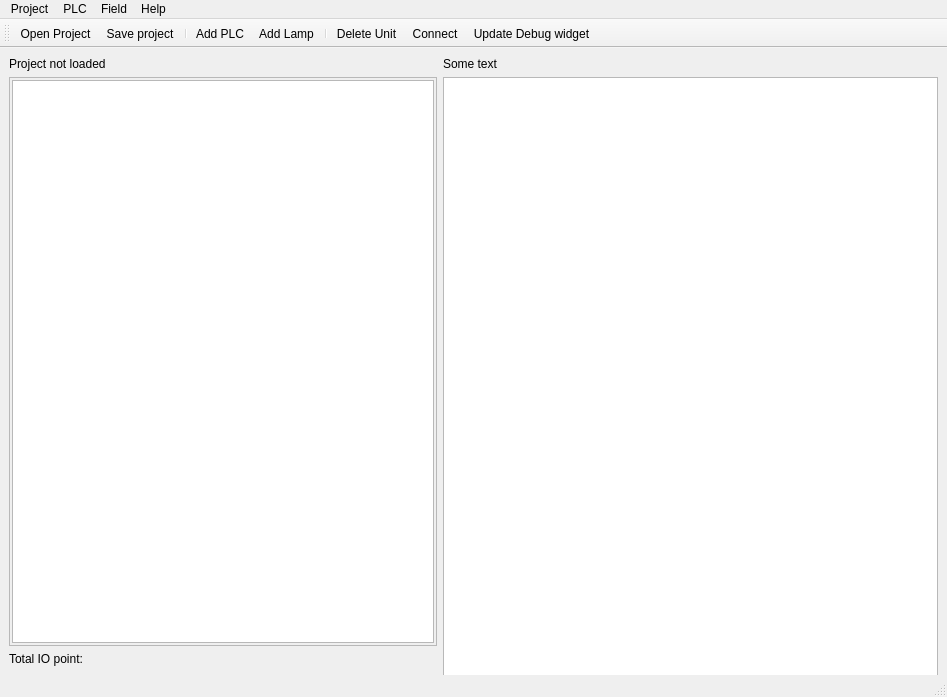
<?xml version="1.0" encoding="UTF-8"?>
<ui version="4.0">
 <class>MainWindow</class>
 <widget class="QMainWindow" name="MainWindow">
  <property name="geometry">
   <rect>
    <x>0</x>
    <y>0</y>
    <width>947</width>
    <height>697</height>
   </rect>
  </property>
  <property name="minimumSize">
   <size>
    <width>947</width>
    <height>697</height>
   </size>
  </property>
  <property name="windowTitle">
   <string>PLC simulation environment</string>
  </property>
  <widget class="QWidget" name="centralwidget">
   <layout class="QHBoxLayout" name="horizontalLayout">
    <item>
     <layout class="QVBoxLayout" name="verticalLayout">
      <property name="sizeConstraint">
       <enum>QLayout::SetDefaultConstraint</enum>
      </property>
      <item>
       <widget class="QLabel" name="label_project_name">
        <property name="text">
         <string>Project not loaded</string>
        </property>
       </widget>
      </item>
      <item>
       <widget class="QScrollArea" name="scrollArea">
        <property name="frameShadow">
         <enum>QFrame::Plain</enum>
        </property>
        <property name="widgetResizable">
         <bool>true</bool>
        </property>
        <widget class="QWidget" name="scrollAreaWidgetContents">
         <property name="geometry">
          <rect>
           <x>0</x>
           <y>0</y>
           <width>422</width>
           <height>555</height>
          </rect>
         </property>
         <layout class="QVBoxLayout" name="verticalLayout_2">
          <property name="leftMargin">
           <number>2</number>
          </property>
          <property name="topMargin">
           <number>2</number>
          </property>
          <property name="rightMargin">
           <number>2</number>
          </property>
          <property name="bottomMargin">
           <number>2</number>
          </property>
          <item>
           <widget class="QTreeView" name="treeView"/>
          </item>
         </layout>
        </widget>
       </widget>
      </item>
      <item>
       <widget class="QLabel" name="label">
        <property name="text">
         <string>Total IO point:</string>
        </property>
       </widget>
      </item>
     </layout>
    </item>
    <item>
     <layout class="QVBoxLayout" name="verticalLayout_3">
      <item>
       <widget class="QLabel" name="label_2">
        <property name="sizePolicy">
         <sizepolicy hsizetype="Expanding" vsizetype="Preferred">
          <horstretch>0</horstretch>
          <verstretch>0</verstretch>
         </sizepolicy>
        </property>
        <property name="text">
         <string>Some text</string>
        </property>
       </widget>
      </item>
      <item>
       <widget class="QGraphicsView" name="graphicsView">
        <property name="minimumSize">
         <size>
          <width>495</width>
          <height>638</height>
         </size>
        </property>
       </widget>
      </item>
     </layout>
    </item>
   </layout>
  </widget>
  <widget class="QMenuBar" name="menubar">
   <property name="geometry">
    <rect>
     <x>0</x>
     <y>0</y>
     <width>947</width>
     <height>19</height>
    </rect>
   </property>
   <widget class="QMenu" name="menuPLC">
    <property name="title">
     <string>Project</string>
    </property>
    <addaction name="actionNew_Project"/>
    <addaction name="actionOpen_Project"/>
    <addaction name="actionSave_project"/>
    <addaction name="actionRun"/>
    <addaction name="separator"/>
    <addaction name="actionExit"/>
   </widget>
   <widget class="QMenu" name="menuHelp">
    <property name="title">
     <string>Help</string>
    </property>
    <addaction name="actionAbout"/>
    <addaction name="actionAbout_PyQt"/>
   </widget>
   <widget class="QMenu" name="menuField">
    <property name="title">
     <string>Field</string>
    </property>
    <addaction name="actionAdd_Lamp"/>
    <addaction name="actionDelete_Unit"/>
   </widget>
   <widget class="QMenu" name="menuPLC_2">
    <property name="title">
     <string>PLC</string>
    </property>
    <addaction name="actionAdd_PLC"/>
    <addaction name="actionConnect"/>
   </widget>
   <addaction name="menuPLC"/>
   <addaction name="menuPLC_2"/>
   <addaction name="menuField"/>
   <addaction name="menuHelp"/>
  </widget>
  <widget class="QStatusBar" name="statusbar"/>
  <widget class="QToolBar" name="toolBar">
   <property name="windowTitle">
    <string>toolBar</string>
   </property>
   <attribute name="toolBarArea">
    <enum>TopToolBarArea</enum>
   </attribute>
   <attribute name="toolBarBreak">
    <bool>false</bool>
   </attribute>
   <addaction name="actionOpen_Project"/>
   <addaction name="actionSave_project"/>
   <addaction name="separator"/>
   <addaction name="actionAdd_PLC"/>
   <addaction name="actionAdd_Lamp"/>
   <addaction name="separator"/>
   <addaction name="actionDelete_Unit"/>
   <addaction name="actionConnect"/>
   <addaction name="actionUpdate_Debug_widget"/>
  </widget>
  <action name="actionNew_Project">
   <property name="icon">
    <iconset theme="document-new">
     <normaloff>../../../../.designer/backup</normaloff>../../../../.designer/backup</iconset>
   </property>
   <property name="text">
    <string>New Simulation Project</string>
   </property>
  </action>
  <action name="actionOpen_Project">
   <property name="icon">
    <iconset theme="document-open">
     <normaloff>../../../../.designer/backup</normaloff>../../../../.designer/backup</iconset>
   </property>
   <property name="text">
    <string>Open Project</string>
   </property>
  </action>
  <action name="actionRun">
   <property name="enabled">
    <bool>false</bool>
   </property>
   <property name="icon">
    <iconset theme="media-playback-start">
     <normaloff>../../../../.designer/backup</normaloff>../../../../.designer/backup</iconset>
   </property>
   <property name="text">
    <string>Run</string>
   </property>
  </action>
  <action name="actionExit">
   <property name="icon">
    <iconset theme="application-exit">
     <normaloff>../../../../.designer/backup</normaloff>../../../../.designer/backup</iconset>
   </property>
   <property name="text">
    <string>Exit</string>
   </property>
  </action>
  <action name="actionAbout">
   <property name="icon">
    <iconset theme="help-about">
     <normaloff>../../../../.designer/backup</normaloff>../../../../.designer/backup</iconset>
   </property>
   <property name="text">
    <string>About</string>
   </property>
  </action>
  <action name="actionAbout_PyQt">
   <property name="text">
    <string>About PyQt</string>
   </property>
  </action>
  <action name="actionAdd_Lamp">
   <property name="icon">
    <iconset theme="media-record">
     <normaloff>.</normaloff>.</iconset>
   </property>
   <property name="text">
    <string>Add Lamp</string>
   </property>
  </action>
  <action name="actionAdd_PLC">
   <property name="icon">
    <iconset theme="insert-object">
     <normaloff>.</normaloff>.</iconset>
   </property>
   <property name="text">
    <string>Add PLC</string>
   </property>
  </action>
  <action name="actionSave_project">
   <property name="icon">
    <iconset theme="document-save">
     <normaloff>.</normaloff>.</iconset>
   </property>
   <property name="text">
    <string>Save project</string>
   </property>
  </action>
  <action name="actionUpdate_Debug_widget">
   <property name="icon">
    <iconset theme="accessories-dictionary">
     <normaloff>.</normaloff>.</iconset>
   </property>
   <property name="text">
    <string>Update Debug widget</string>
   </property>
  </action>
  <action name="actionDelete_Unit">
   <property name="icon">
    <iconset theme="edit-delete"/>
   </property>
   <property name="text">
    <string>Delete Unit</string>
   </property>
  </action>
  <action name="actionConnect">
   <property name="icon">
    <iconset theme="media-playback-start"/>
   </property>
   <property name="text">
    <string>Connect...</string>
   </property>
  </action>
 </widget>
 <resources/>
 <connections/>
</ui>
